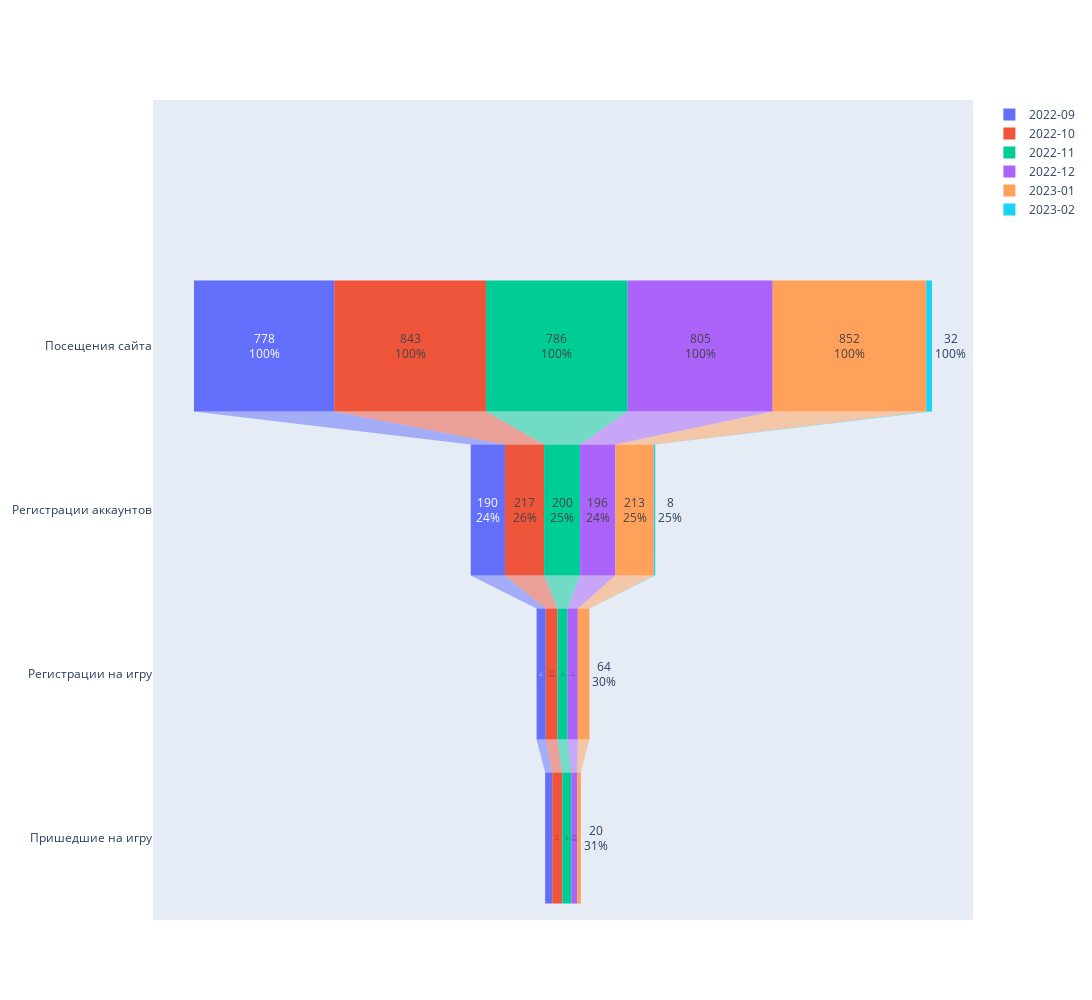

Notebook code for this chart:
### Markdown cell above
Давайте теперь построим воронку, чтобы посмотреть не процент от изначальных визитов на сайте, а какой процент клиентов проходит дальше на каждом уровне. Давайте сначала посмотрим все месяцы на одном графике и значения по этой воронке, а потом можно какой-то месяц исследовать отдельно.

### Code cell
fig = go.Figure()

for index, row in data.iterrows():
    fig.add_trace(go.Funnel(
        name = data[0][index],
        y = ["", "Посещения сайта", "Регистрации аккаунтов", "Регистрации на игру", "Пришедшие на игру"],
        x = row,
        textinfo = "value+percent previous"))
    
fig.update_layout(
    autosize=False,
    width=1500,
    height=1000
)    

fig.show()

### Figure 1 — Plotly figure (JSON) as saved in the notebook; plotly's stock layout.template omitted (floating-point values rounded to 4 significant figures)
{"data": [{"name": "2022-09", "textinfo": "value+percent previous", "type": "funnel", "x": ["2022-09", 778, 190, 51, 39], "y": ["", "Посещения сайта", "Регистрации аккаунтов", "Регистрации на игру", "Пришедшие на игру"]}, {"name": "2022-10", "textinfo": "value+percent previous", "type": "funnel", "x": ["2022-10", 843, 217, 65, 56], "y": ["", "Посещения сайта", "Регистрации аккаунтов", "Регистрации на игру", "Пришедшие на игру"]}, {"name": "2022-11", "textinfo": "value+percent previous", "type": "funnel", "x": ["2022-11", 786, 200, 56, 50], "y": ["", "Посещения сайта", "Регистрации аккаунтов", "Регистрации на игру", "Пришедшие на игру"]}, {"name": "2022-12", "textinfo": "value+percent previous", "type": "funnel", "x": ["2022-12", 805, 196, 57, 33], "y": ["", "Посещения сайта", "Регистрации аккаунтов", "Регистрации на игру", "Пришедшие на игру"]}, {"name": "2023-01", "textinfo": "value+percent previous", "type": "funnel", "x": ["2023-01", 852, 213, 64, 20], "y": ["", "Посещения сайта", "Регистрации аккаунтов", "Регистрации на игру", "Пришедшие на игру"]}, {"name": "2023-02", "textinfo": "value+percent previous", "type": "funnel", "x": ["2023-02", 32, 8, 0, 0], "y": ["", "Посещения сайта", "Регистрации аккаунтов", "Регистрации на игру", "Пришедшие на игру"]}], "layout": {"autosize": false, "height": 1000, "width": 1500}}
